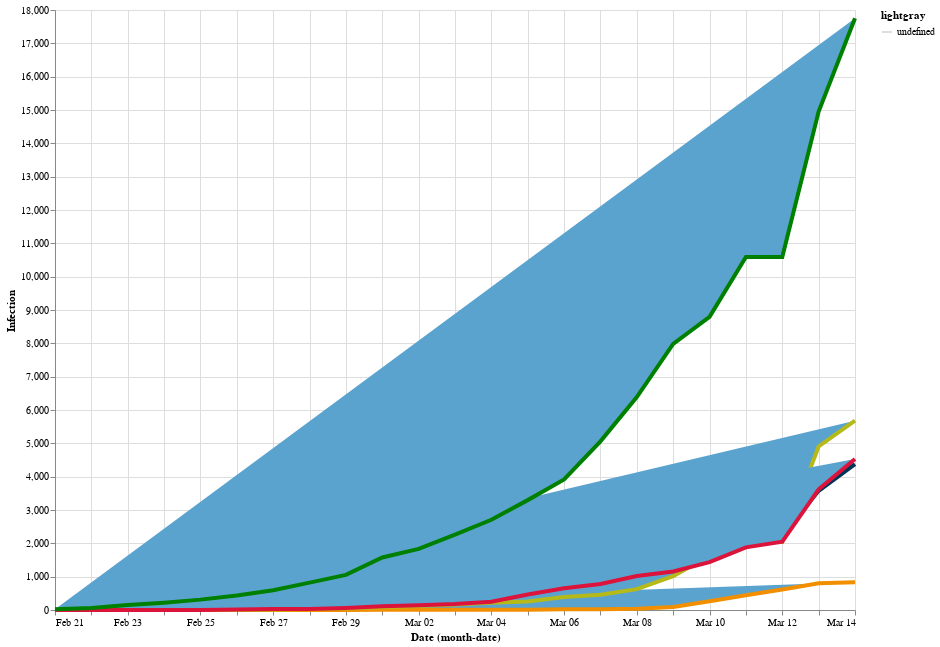

Notebook source saved alongside this figure:
### Code cell
import altair as alt

okay = alt.Chart(new_frame,width=800, height=600).mark_line().encode(
    x='monthdate(Date):T',
    fill = 'lightgray:O',
    
    y='Infection',
    size=size_h,
    color = color
).add_selection(
selection
)
okay

### Figure 1 — Vega-Lite specification as saved in the notebook (floating-point values rounded to 4 significant figures)
{"config": {"view": {"continuousWidth": 400, "continuousHeight": 300}}, "data": {"name": "data-ea656ec6eba18789fd72cffe5c384688"}, "mark": "line", "encoding": {"color": {"condition": {"type": "ordinal", "field": "Country", "legend": null, "scale": {"domain": ["Spain", "France", "Germany", "Italy", "Denmark"], "range": ["#B6BA18", "#003459", "crimson", "green", "#F18F01"]}, "selection": "selector056"}, "value": "lightgray"}, "fill": {"type": "ordinal", "field": "lightgray"}, "size": {"condition": {"value": 4, "selection": "selector056"}, "value": 0}, "x": {"type": "temporal", "field": "Date", "timeUnit": "monthdate"}, "y": {"type": "quantitative", "field": "Infection"}}, "height": 600, "selection": {"selector056": {"type": "multi", "fields": ["Country"]}}, "width": 800, "$schema": "https://vega.github.io/schema/vega-lite/v4.0.2.json", "datasets": {"data-ea656ec6eba18789fd72cffe5c384688": [{"Country": "France", "Date": "2/21/2020", "Infection": 7}, {"Country": "Denmark", "Date": "2/21/2020", "Infection": 0}, {"Country": "Spain", "Date": "2/21/2020", "Infection": 0}, {"Country": "Germany", "Date": "2/21/2020", "Infection": 2}, {"Country": "Italy", "Date": "2/21/2020", "Infection": 19}, {"Country": "France", "Date": "2/22/2020", "Infection": 7}, {"Country": "Denmark", "Date": "2/22/2020", "Infection": 0}, {"Country": "Spain", "Date": "2/22/2020", "Infection": 0}, {"Country": "Germany", "Date": "2/22/2020", "Infection": 2}, {"Country": "Italy", "Date": "2/22/2020", "Infection": 59}, {"Country": "France", "Date": "2/23/2020", "Infection": 7}, {"Country": "Denmark", "Date": "2/23/2020", "Infection": 0}, {"Country": "Spain", "Date": "2/23/2020", "Infection": 0}, {"Country": "Germany", "Date": "2/23/2020", "Infection": 2}, {"Country": "Italy", "Date": "2/23/2020", "Infection": 150}, {"Country": "France", "Date": "2/24/2020", "Infection": 7}, {"Country": "Denmark", "Date": "2/24/2020", "Infection": 0}, {"Country": "Spain", "Date": "2/24/2020", "Infection": 0}, {"Country": "Germany", "Date": "2/24/2020", "Infection": 2}, {"Country": "Italy", "Date": "2/24/2020", "Infection": 221}, {"Country": "France", "Date": "2/25/2020", "Infection": 2}, {"Country": "Denmark", "Date": "2/25/2020", "Infection": 0}, {"Country": "Spain", "Date": "2/25/2020", "Infection": 4}, {"Country": "Germany", "Date": "2/25/2020", "Infection": 3}, {"Country": "Italy", "Date": "2/25/2020", "Infection": 311}, {"Country": "France", "Date": "2/26/2020", "Infection": 5}, {"Country": "Denmark", "Date": "2/26/2020", "Infection": 0}, {"Country": "Spain", "Date": "2/26/2020", "Infection": 11}, {"Country": "Germany", "Date": "2/26/2020", "Infection": 12}, {"Country": "Italy", "Date": "2/26/2020", "Infection": 438}, {"Country": "France", "Date": "2/27/2020", "Infection": 25}, {"Country": "Denmark", "Date": "2/27/2020", "Infection": 1}, {"Country": "Spain", "Date": "2/27/2020", "Infection": 13}, {"Country": "Germany", "Date": "2/27/2020", "Infection": 30}, {"Country": "Italy", "Date": "2/27/2020", "Infection": 593}, {"Country": "France", "Date": "2/28/2020", "Infection": 44}, {"Country": "Denmark", "Date": "2/28/2020", "Infection": 1}, {"Country": "Spain", "Date": "2/28/2020", "Infection": 30}, {"Country": "Germany", "Date": "2/28/2020", "Infection": 32}, {"Country": "Italy", "Date": "2/28/2020", "Infection": 821}, {"Country": "France", "Date": "2/29/2020", "Infection": 86}, {"Country": "Denmark", "Date": "2/29/2020", "Infection": 3}, {"Country": "Spain", "Date": "2/29/2020", "Infection": 43}, {"Country": "Germany", "Date": "2/29/2020", "Infection": 63}, {"Country": "Italy", "Date": "2/29/2020", "Infection": 1053}, {"Country": "France", "Date": "3/1/2020", "Infection": 116}, {"Country": "Denmark", "Date": "3/1/2020", "Infection": 4}, {"Country": "Spain", "Date": "3/1/2020", "Infection": 82}, {"Country": "Germany", "Date": "3/1/2020", "Infection": 114}, {"Country": "Italy", "Date": "3/1/2020", "Infection": 1577}, {"Country": "France", "Date": "3/2/2020", "Infection": 176}, {"Country": "Denmark", "Date": "3/2/2020", "Infection": 4}, {"Country": "Spain", "Date": "3/2/2020", "Infection": 118}, {"Country": "Germany", "Date": "3/2/2020", "Infection": 143}, {"Country": "Italy", "Date": "3/2/2020", "Infection": 1835}, {"Country": "France", "Date": "3/3/2020", "Infection": 188}, {"Country": "Denmark", "Date": "3/3/2020", "Infection": 6}, {"Country": "Spain", "Date": "3/3/2020", "Infection": 162}, {"Country": "Germany", "Date": "3/3/2020", "Infection": 180}, {"Country": "Italy", "Date": "3/3/2020", "Infection": 2263}, {"Country": "France", "Date": "3/4/2020", "Infection": 272}, {"Country": "Denmark", "Date": "3/4/2020", "Infection": 11}, {"Country": "Spain", "Date": "3/4/2020", "Infection": 218}, {"Country": "Germany", "Date": "3/4/2020", "Infection": 246}, {"Country": "Italy", "Date": "3/4/2020", "Infection": 2706}, {"Country": "France", "Date": "3/5/2020", "Infection": 362}, {"Country": "Denmark", "Date": "3/5/2020", "Infection": 11}, {"Country": "Spain", "Date": "3/5/2020", "Infection": 254}, {"Country": "Germany", "Date": "3/5/2020", "Infection": 466}, {"Country": "Italy", "Date": "3/5/2020", "Infection": 3296}, {"Country": "France", "Date": "3/6/2020", "Infection": 635}, {"Country": "Denmark", "Date": "3/6/2020", "Infection": 23}, {"Country": "Spain", "Date": "3/6/2020", "Infection": 393}, {"Country": "Germany", "Date": "3/6/2020", "Infection": 653}, {"Country": "Italy", "Date": "3/6/2020", "Infection": 3916}, {"Country": "France", "Date": "3/7/2020", "Infection": 929}, {"Country": "Denmark", "Date": "3/7/2020", "Infection": 23}, {"Country": "Spain", "Date": "3/7/2020", "Infection": 460}, {"Country": "Germany", "Date": "3/7/2020", "Infection": 781}, {"Country": "Italy", "Date": "3/7/2020", "Infection": 5061}, {"Country": "France", "Date": "3/8/2020", "Infection": 1098}, {"Country": "Denmark", "Date": "3/8/2020", "Infection": 36}, {"Country": "Spain", "Date": "3/8/2020", "Infection": 626}, {"Country": "Germany", "Date": "3/8/2020", "Infection": 1022}, {"Country": "Italy", "Date": "3/8/2020", "Infection": 6387}, {"Country": "France", "Date": "3/9/2020", "Infection": 1181}, {"Country": "Denmark", "Date": "3/9/2020", "Infection": 91}, {"Country": "Spain", "Date": "3/9/2020", "Infection": 1013}, {"Country": "Germany", "Date": "3/9/2020", "Infection": 1156}, {"Country": "Italy", "Date": "3/9/2020", "Infection": 7985}, {"Country": "France", "Date": "3/10/2020", "Infection": 1742}, {"Country": "Denmark", "Date": "3/10/2020", "Infection": 263}, {"Country": "Spain", "Date": "3/10/2020", "Infection": 1628}, {"Country": "Germany", "Date": "3/10/2020", "Infection": 1437}, {"Country": "Italy", "Date": "3/10/2020", "Infection": 8794}, {"Country": "France", "Date": "3/11/2020", "Infection": 2224}, {"Country": "Denmark", "Date": "3/11/2020", "Infection": 443}, {"Country": "Spain", "Date": "3/11/2020", "Infection": 2040}, {"Country": "Germany", "Date": "3/11/2020", "Infection": 1880}, {"Country": "Italy", "Date": "3/11/2020", "Infection": 10590}, {"Country": "France", "Date": "3/12/2020", "Infection": 2224}, {"Country": "Denmark", "Date": "3/12/2020", "Infection": 616}, {"Country": "Spain", "Date": "3/12/2020", "Infection": 2039}, {"Country": "Germany", "Date": "3/12/2020", "Infection": 2050}, {"Country": "Italy", "Date": "3/12/2020", "Infection": 10590}, {"Country": "France", "Date": "3/13/2020", "Infection": 3576}, {"Country": "Denmark", "Date": "3/13/2020", "Infection": 803}, {"Country": "Spain", "Date": "3/13/2020", "Infection": 4906}, {"Country": "Germany", "Date": "3/13/2020", "Infection": 3622}, {"Country": "Italy", "Date": "3/13/2020", "Infection": 14955}, {"Country": "France", "Date": "3/14/2020", "Infection": 4377}, {"Country": "Denmark", "Date": "3/14/2020", "Infection": 834}, {"Country": "Spain", "Date": "3/14/2020", "Infection": 5679}, {"Country": "Germany", "Date": "3/14/2020", "Infection": 4530}, {"Country": "Italy", "Date": "3/14/2020", "Infection": 17750}]}}
